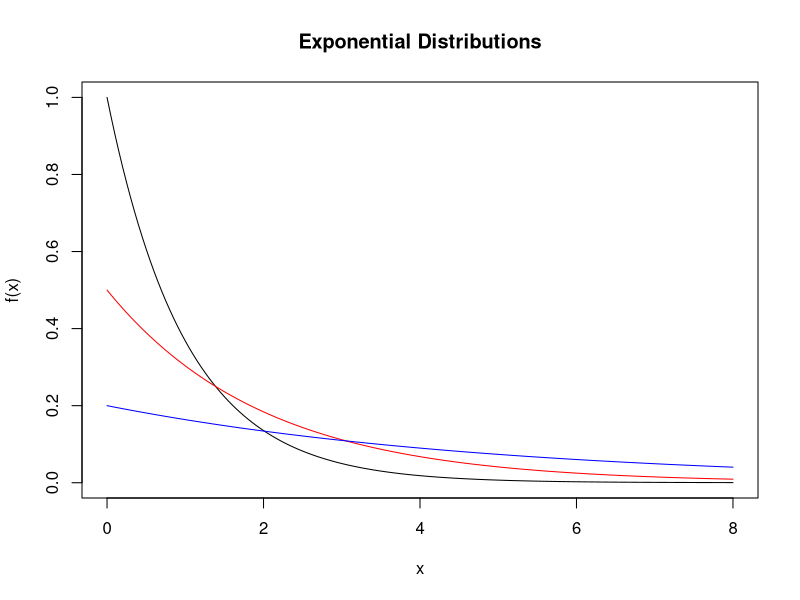
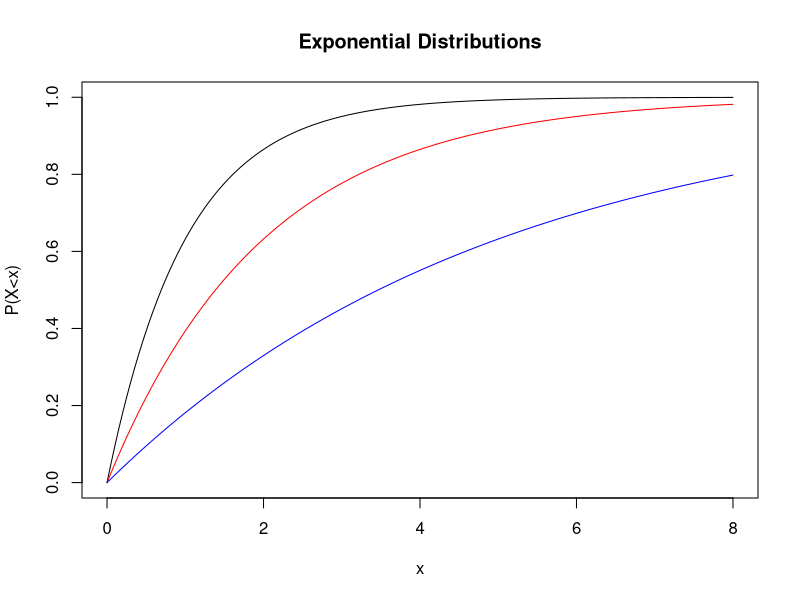
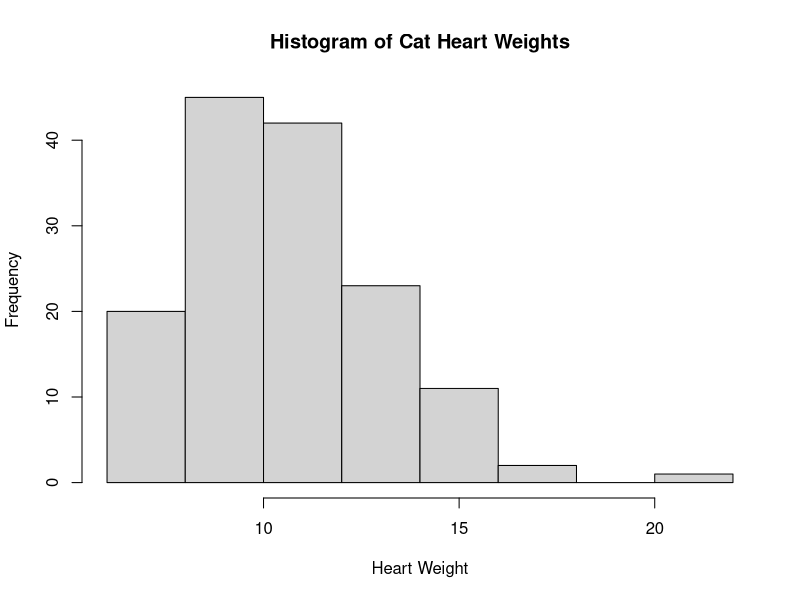
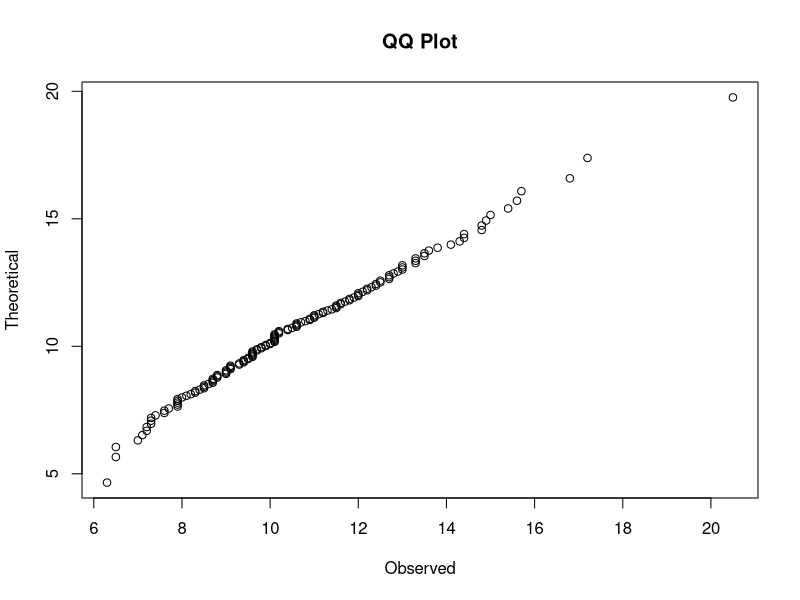
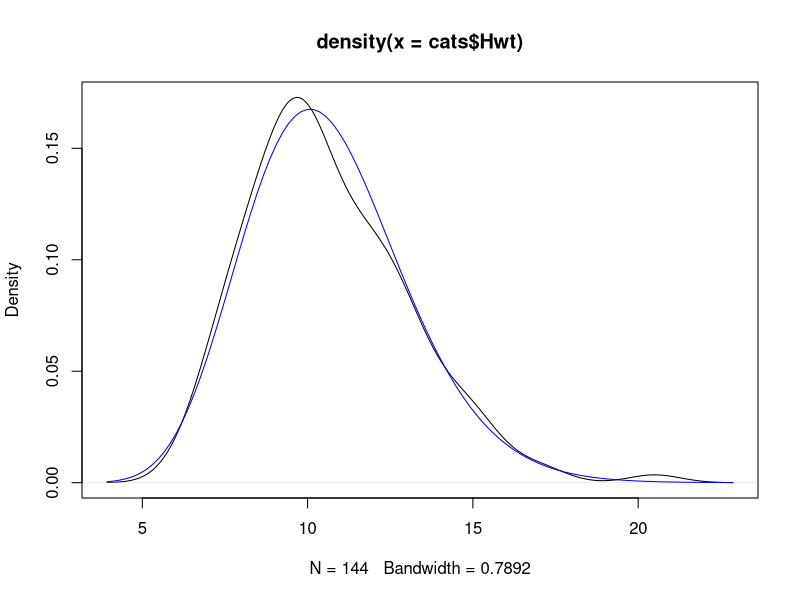
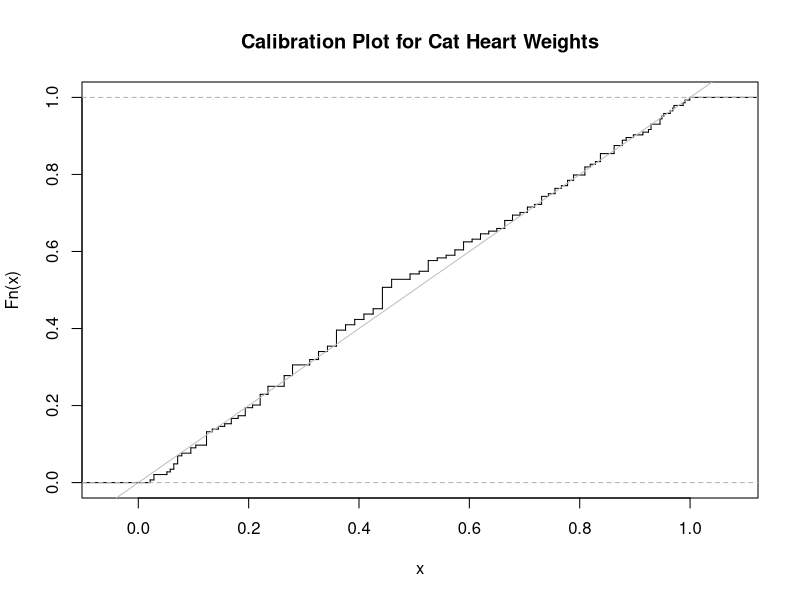

Write the R code that produced these figures, in order.
## ---- chunk 1
runif(1:10)
set.seed(10) 
runif(1:10)
set.seed(10) 
runif(1:10)
## ---- chunk 2
seed <- 10
new.random <- function (a=5, c=12, m=16) {
out <- (a*seed + c) %% m 
seed <<- out
return(out)
}
out.length <- 20
variates <- rep (NA, out.length)
for (kk in 1:out.length) variates[kk] <- new.random() 
variates
## ---- chunk 3
variates <- rep (NA, out.length)
for (kk in 1:out.length) variates[kk] <- new.random(a=131, c=7, m=16) 
variates
## ---- chunk 4
variates <- rep (NA, out.length)
for (kk in 1:out.length) variates[kk] <- new.random(a=129, c=7, m=16) 
variates
## ---- chunk 5
variates <- rep (NA, out.length)
for (kk in 1:out.length) variates[kk] <- new.random(a=1664545, c=1013904223, m=2^32)
variates
## ---- chunk 6
this.range <- seq(0, 8, .05)
plot (this.range, dexp(this.range), ty="l", main="Exponential Distributions",
      xlab="x", ylab="f(x)")
lines (this.range, dexp(this.range, rate=0.5), col="red") 
lines (this.range, dexp(this.range, rate=0.2), col="blue")
## ---- chunk 7
this.range <- seq(0, 8, .05)
plot (this.range, pexp(this.range), ty="l", main="Exponential Distributions",
      xlab="x", ylab="P(X<x)")
lines (this.range, pexp(this.range, rate=0.5), col="red") 
lines (this.range, pexp(this.range, rate=0.2), col="blue")
## ---- chunk 8
gamma.est_MM <- function(x) {
m <- mean(x); v <- var(x) 
return(c(shape=m^2/v, scale=v/m))
}
## ---- chunk 9
gamma.mean <- function(shape,scale) { return(shape*scale) }
gamma.var <- function(shape,scale) { return(shape*scale^2) }
gamma.discrepancy <- function(shape,scale,x) {
  return((mean(x)-gamma.mean(shape,scale))^2 + (var(x)-gamma.mean(shape,scale))^2)
}
## ---- chunk 10
loglike.foo <- function(params, x) {
  sum(dfoo(x=x,params,log=TRUE))
}
## ---- chunk 11
library(MASS)
data("cats",package="MASS")
hist(cats$Hwt, xlab="Heart Weight", main="Histogram of Cat Heart Weights")
## ---- chunk 12
fitdistr(cats$Hwt, densfun="gamma")
## ---- chunk 13
cats.gamma <- gamma.est_MM(cats$Hwt)
qqplot(cats$Hwt, qgamma(ppoints(500), shape=cats.gamma["shape"],
      scale=cats.gamma["scale"]), xlab="Observed", ylab="Theoretical",
      main="QQ Plot")
## ---- chunk 14
plot(density(cats$Hwt)) # more on this later
curve(dgamma(x,shape=cats.gamma["shape"],scale=cats.gamma["scale"]),add=TRUE,col="blue")
## ---- chunk 15
plot(ecdf(pgamma(cats$Hwt, shape=cats.gamma["shape"], scale=cats.gamma["scale"])),
     main="Calibration Plot for Cat Heart Weights", verticals = T, pch = "")
abline(0,1,col="grey")
## ---- chunk 16
ks.test(cats$Hwt, pgamma, shape=cats.gamma["shape"], scale=cats.gamma["scale"])
## ---- chunk 17
x <- rnorm(100, mean=0, sd=1)
y <- rnorm(100, mean=.5, sd=1)
ks.test(x, y)
## ---- chunk 18
M <- as.table(rbind(c(762, 327, 468), c(484, 239, 477)))
dimnames(M) <- list(gender = c("F", "M"), party = c("Democrat","Independent", "Republican"))
M
Xsq <- chisq.test(M)
Xsq
## ---- chunk 19
cats.hist <- hist(cats$Hwt,plot=FALSE) 
cats.hist$breaks
cats.hist$counts
## ---- chunk 20
# Why the padding by -Inf and Inf?
p <- diff(pgamma(c(-Inf,cats.hist$breaks,Inf),shape=cats.gamma["shape"], 
        scale=cats.gamma["scale"]))
# Why the padding by 0 and 0?
x2 <- chisq.test(c(0,cats.hist$counts,0),p=p)$statistic
# Why +2? Why -length(cats.gamma)?
pchisq(x2,df=length(cats.hist$counts)+2 - length(cats.gamma))
